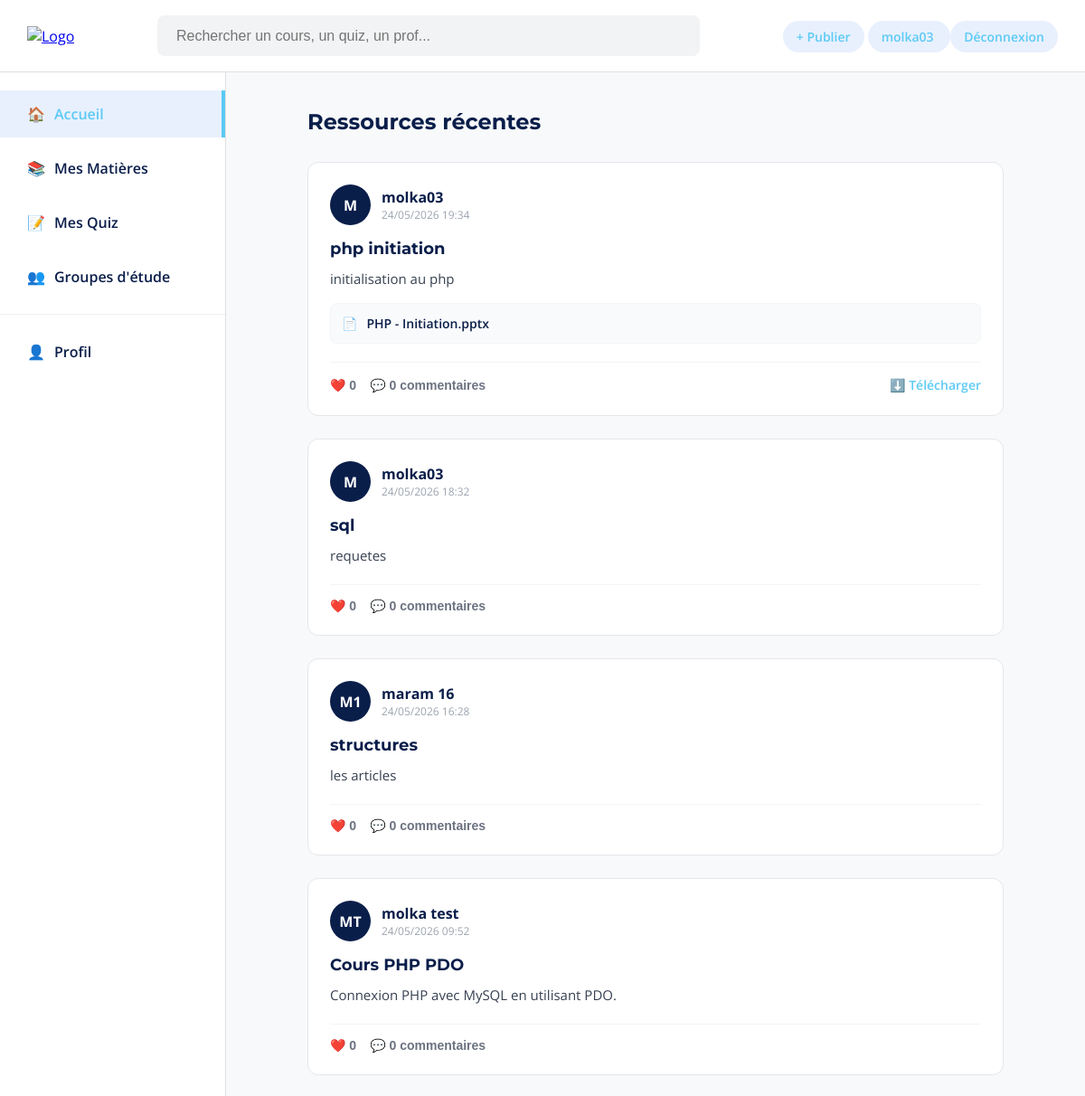
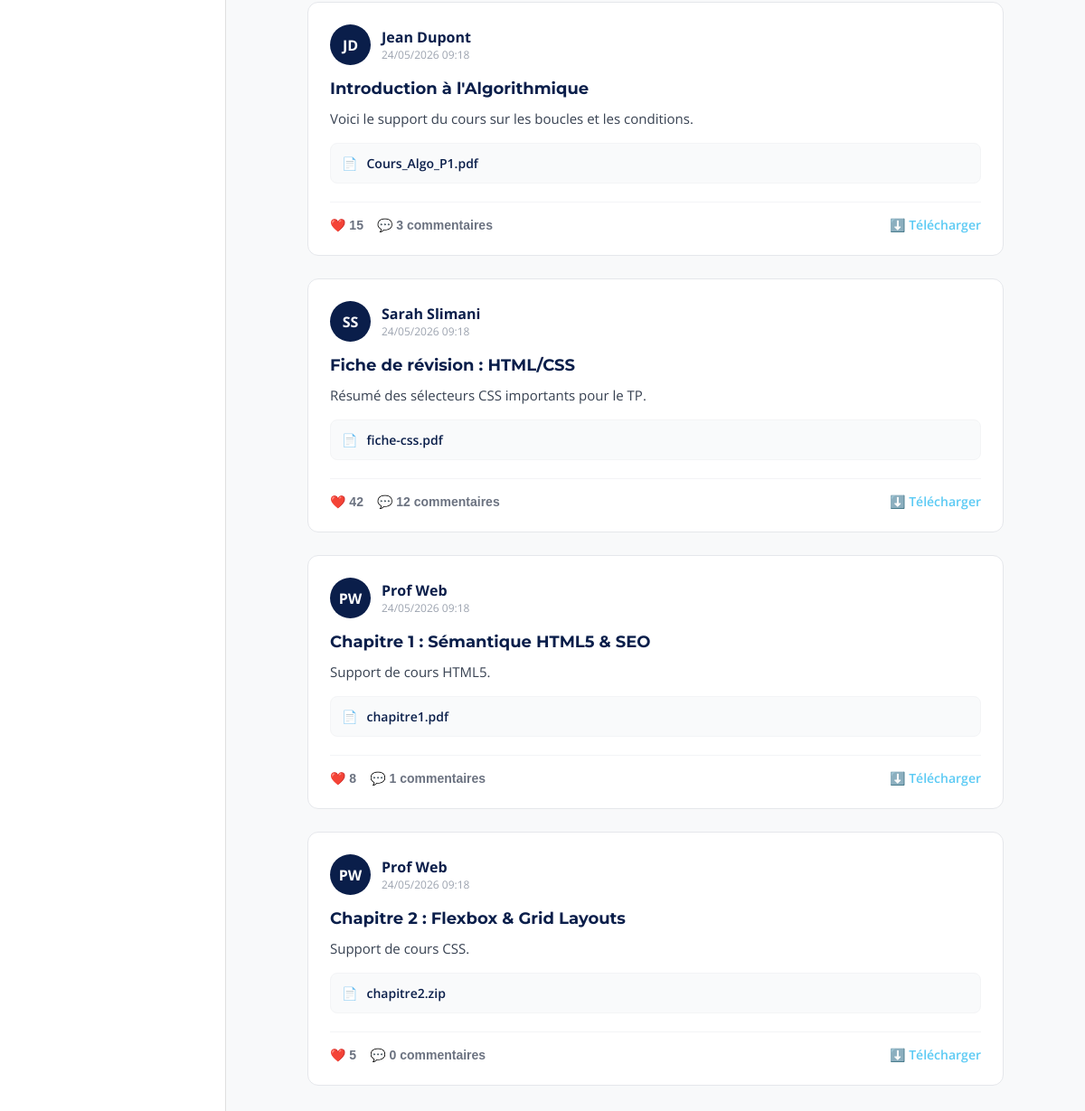
Page /index.php (signed in) on the committed database (2 pictures, top to bottom).
### tables this page shows
CREATE TABLE `users` (
  `id` int(11) NOT NULL,
  `full_name` varchar(100) NOT NULL,
  `email` varchar(150) NOT NULL,
  `password` varchar(255) NOT NULL,
  `bio` text DEFAULT NULL,
  `created_at` timestamp NOT NULL DEFAULT current_timestamp()
);

CREATE TABLE `resources` (
  `id` int(11) NOT NULL,
  `user_id` int(11) DEFAULT NULL,
  `subject_id` int(11) DEFAULT NULL,
  `author_name` varchar(100) DEFAULT NULL,
  `title` varchar(200) NOT NULL,
  `description` text DEFAULT NULL,
  `file_name` varchar(255) DEFAULT NULL,
  `file_path` varchar(255) DEFAULT NULL,
  `file_type` varchar(30) DEFAULT NULL,
  `file_size` varchar(50) DEFAULT NULL,
  `likes_count` int(11) DEFAULT 0,
  `comments_count` int(11) DEFAULT 0,
  `created_at` timestamp NOT NULL DEFAULT current_timestamp()
);

### config.php (called while the page is built, shortened)
<?php
$host = "localhost";
$dbname = "scholarswap";
$username = "root";
$password = "";
try {
    $pdo = new PDO(
        "mysql:host=$host;dbname=$dbname;charset=utf8mb4",
        $username,
        $password
    );
    $pdo->setAttribute(PDO::ATTR_ERRMODE, PDO::ERRMODE_EXCEPTION);
    $pdo->setAttribute(PDO::ATTR_DEFAULT_FETCH_MODE, PDO::FETCH_ASSOC);
} catch (PDOException $e) {
    die("Erreur de connexion à la base de données : " . $e->getMessage());
}
function e($value) {
    return htmlspecialchars((string)$value, ENT_QUOTES, 'UTF-8');
}
function current_user($refresh = false) {
    global $pdo;
    $stmt = $pdo->prepare("SELECT * FROM users WHERE id = ?");
    $stmt->execute([$_SESSION['user_id']]);
    $user = $stmt->fetch();
    return $user;
}
function initials($name) {
    $name = trim($name);
    $parts = preg_split('/\s+/', $name);
    if (count($parts) >= 2) {
        return strtoupper(substr($parts[0], 0, 1) . substr($parts[1], 0, 1));
    }
    return strtoupper(substr($name, 0, 1));
}

### index.php (the view, shortened to what this page needs)
<?php
require_once "config.php";
$user = current_user();
$stmt = $pdo->query("
    SELECT
        r.*,
        COALESCE(u.full_name, r.author_name, 'Utilisateur') AS author
    FROM resources r
    LEFT JOIN users u ON r.user_id = u.id
    ORDER BY r.created_at DESC
");
$resources = $stmt->fetchAll(PDO::FETCH_ASSOC);
?>
<!DOCTYPE html>
<html lang="fr">
<head>
    <link rel="stylesheet" href="css/index.css">
</head>
<body>
<header class="main-header">
    <div class="header-left">
        <a href="index.php">
            <img src="assets/colored-logo2.png" alt="Logo" class="nav-logo">
        </a>
    </div>
    <div class="search-container">
        <input type="text" placeholder="Rechercher un cours, un quiz, un prof...">
    </div>
    <div class="header-right">
        <a href="ajouter-ressource.php" class="user-badge" style="text-decoration:none;">+ Publier</a>
        <a href="profil.php" class="user-badge" style="text-decoration:none;">
            <?= e($user["full_name"]) ?>
        </a>
        <a href="logout.php" class="user-badge" style="text-decoration:none;">Déconnexion</a>
    </div>
</header>
<div class="main-layout">
    <nav class="sidebar">
        <ul>
            <li class="active" onclick="window.location.href='index.php'">
                <span class="icon">🏠</span> Accueil
            </li>
            <li onclick="window.location.href='matieres.php'">
                <span class="icon">📚</span> Mes Matières
            </li>
            <li onclick="window.location.href='quiz.php'">
                <span class="icon">📝</span> Mes Quiz
            </li>
            <li onclick="window.location.href='groupes.php'">
                <span class="icon">👥</span> Groupes d'étude
            </li>
            <hr style="border: 0; border-top: 1px solid #EEE; margin: 15px 0;">
            <li onclick="window.location.href='profil.php'">
                <span class="icon">👤</span> Profil
            </li>
        </ul>
    </nav>
    <main class="feed">
        <div class="feed-header">
            <h2>Ressources récentes</h2>
        </div>
        <?php foreach ($resources as $resource): ?>
            <article class="resource-card">
                <div class="card-user">
                    <div class="avatar">
                        <?= e(initials($resource["author"])) ?>
                    </div>
                    <div class="user-info">
                        <strong><?= e($resource["author"]) ?></strong>
                        <p class="post-date">
                            <?= date("d/m/Y H:i", strtotime($resource["created_at"])) ?>
                        </p>
                    </div>
                </div>
                <div class="card-content">
                    <h3><?= e($resource["title"]) ?></h3>
                    <p><?= e($resource["description"]) ?></p>
                    <?php if (!empty($resource["file_name"])): ?>
                        <div class="file-preview">
                            <span class="file-icon">📄</span>
                            <span><?= e($resource["file_name"]) ?></span>
                        </div>
                    <?php endif; ?>
                </div>
                <div class="card-actions">
                    <button class="action-btn">❤️ <?= e($resource["likes_count"]) ?></button>
                    <button class="action-btn">💬 <?= e($resource["comments_count"]) ?> commentaires</button>
                    <?php if (!empty($resource["file_path"])): ?>
                        <a href="<?= e($resource["file_path"]) ?>" download class="action-btn primary-btn" style="text-decoration: none;">
                            ⬇️ Télécharger
                        </a>
                    <?php endif; ?>
                </div>
            </article>
        <?php endforeach; ?>
    </main>
</div>
</body>
</html>

### index.css (style rules this page uses)
:root { --primary-dark: #0A1E4A; --primary-blue: #5BCAF4; --bg-light: #f8f9fa; --border-color: #e0e0e0; --text-gray: #6B7280; }
* { margin: 0; padding: 0; box-sizing: border-box; }
body { font-family: 'Open Sans', sans-serif; background-color: var(--bg-light); color: var(--primary-dark); }
.main-header { height: 80px; background: white; display: flex; align-items: center; justify-content: space-between; padding: 0 30px; border-bottom: 1px solid var(--border-color); position: sticky; top: 0; z-index: 100; }
.nav-logo { height: 60px; width: auto; object-fit: contain; }
.search-container input { width: 600px; height: 45px; padding: 10px 20px; background: #f1f3f4; border: 1px solid transparent; border-radius: 8px; font-size: 16px; outline: none; transition: 0.3s; }
.user-badge { background: #e8f0fe; color: var(--primary-blue); padding: 8px 15px; border-radius: 20px; font-weight: 600; font-size: 14px; }
.main-layout { display: flex; min-height: calc(100vh - 80px); }
.sidebar { width: 250px; background: white; padding: 20px 0; border-right: 1px solid var(--border-color); }
.sidebar ul { list-style: none; }
.sidebar li { padding: 15px 30px; font-size: 16px; margin-bottom: 8px; cursor: pointer; font-weight: 600; transition: 0.2s; display: flex; align-items: center; gap: 10px; color: var(--primary-dark); }
.sidebar li.active { background-color: #e8f0fe; color: var(--primary-blue); border-right: 4px solid var(--primary-blue); }
.feed { flex: 1; padding: 40px; max-width: 850px; margin: 0 auto; }
.feed h2 { font-family: 'Montserrat', sans-serif; margin-bottom: 30px; font-size: 24px; color: var(--primary-dark); }
.resource-card { background: white; border: 1px solid #E5E7EB; border-radius: 12px; padding: 24px; margin-bottom: 25px; transition: transform 0.2s, box-shadow 0.2s; }
.card-user { display: flex; align-items: center; margin-bottom: 15px; }
.avatar { width: 45px; height: 45px; border-radius: 50%; background: var(--primary-dark); color: white; display: flex; align-items: center; justify-content: center; margin-right: 12px; font-weight: bold; }
.user-info strong { font-size: 16px; color: var(--primary-dark); }
.post-date { font-size: 12px; color: #9CA3AF; }
.card-content h3 { font-family: 'Montserrat', sans-serif; font-size: 18px; margin-bottom: 10px; }
.card-content p { font-size: 15px; line-height: 1.6; color: #374151; margin-bottom: 15px; }
.file-preview { background-color: #F9FAFB; border: 1px solid #F3F4F6; padding: 12px; border-radius: 8px; display: flex; align-items: center; gap: 10px; font-size: 14px; font-weight: 600; }
.card-actions { display: flex; gap: 15px; margin-top: 20px; padding-top: 15px; border-top: 1px solid #F3F4F6; }
.action-btn { background: none; border: none; font-size: 14px; color: var(--text-gray); cursor: pointer; font-weight: 600; transition: 0.2s; }
.primary-btn { margin-left: auto; color: var(--primary-blue); }

### rows in the picture
users: full_name "molka03"
resources: author "M", author "molka03", created_at "24/05/2026 19:34", title "php initiation", description "initialisation au php", file_name "PHP - Initiation.pptx", likes_count "0", comments_count "0"
resources: author "M", author "molka03", created_at "24/05/2026 18:32", title "sql", description "requetes", likes_count "0", comments_count "0"
resources: author "M1", author "maram 16", created_at "24/05/2026 16:28", title "structures", description "les articles", likes_count "0", comments_count "0"
resources: author "MT", author "molka test", created_at "24/05/2026 09:52", title "Cours PHP PDO", description "Connexion PHP avec MySQL en utilisant PDO.", likes_count "0", comments_count "0"
resources: author "JD", author "Jean Dupont", created_at "24/05/2026 09:18", title "Introduction à l'Algorithmique", description "Voici le support du cours sur les boucles et les conditions.", file_name "Cours_Algo_P1.pdf", likes_count "15", comments_count "3"
resources: author "SS", author "Sarah Slimani", created_at "24/05/2026 09:18", title "Fiche de révision : HTML/CSS", description "Résumé des sélecteurs CSS importants pour le TP.", file_name "fiche-css.pdf", likes_count "42", comments_count "12"
resources: author "PW", author "Prof Web", created_at "24/05/2026 09:18", title "Chapitre 1 : Sémantique HTML5 & SEO", description "Support de cours HTML5.", file_name "chapitre1.pdf", likes_count "8", comments_count "1"
resources: author "PW", author "Prof Web", created_at "24/05/2026 09:18", title "Chapitre 2 : Flexbox & Grid Layouts", description "Support de cours CSS.", file_name "chapitre2.zip", likes_count "5", comments_count "0"
